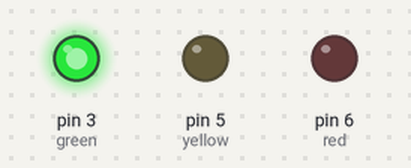
The sketch below on a simulated Arduino Uno, built with avr-gcc and run on an emulated ATmega328P. On the bench: output pins drawn as LEDs (lit = HIGH).

Above: at 0.5 s.
At 1.5 s:
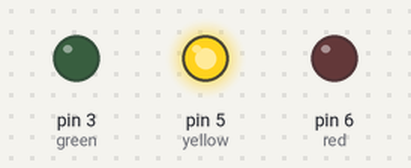
At 5.5 s:
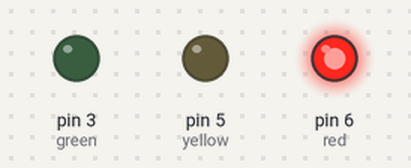
Timing chart, 0 to 6.9 s (numbered marks = the images above):
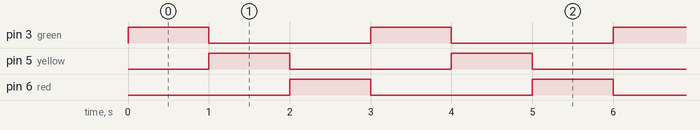

The sketch:

GYR_strip.ino
```cpp
const uint8_t green = 3;
const uint8_t yellow = 5;
const uint8_t red = 6;


void setup() {
  // put your setup code here, to run once:
  pinMode(green,OUTPUT);
  pinMode(yellow,OUTPUT);
  pinMode(red,OUTPUT);

}

void loop() {
  // put your main code here, to run repeatedly:
  digitalWrite(green,HIGH);
  delay(1000);
  digitalWrite(green,LOW);
  digitalWrite(yellow,HIGH);
  delay(1000);
  digitalWrite(yellow,LOW);
  digitalWrite(red,HIGH);
  delay(1000);
  digitalWrite(red,LOW);

}
```

Measured:
- by itself, pin 3 (green), pin 5 (yellow), pin 6 (red): alternates HIGH for 1.0 s and LOW for 2.0 s
- by itself, everything shown: repeats every 3.0 s, in 4 steps
